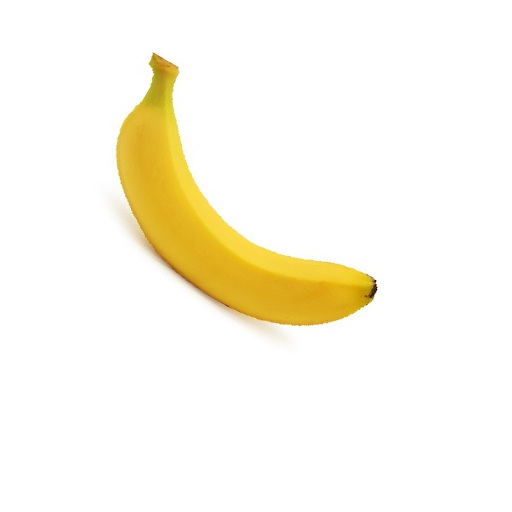
#> input picture opencv/homework/image/banana.jpg, 512 x 512 px, given in place of the camera
$ python 04-21homework.py
#> lines starting #> are read from the running program, lines starting #| are printed output that depends on the picture; after the words box and inside, x2 and y2 are one past the last pixel; in counts of white or black regions, pixels touching at a corner belong together
### opencv/homework/stackImage.py
# function imageStack

import cv2
import numpy as np
import matplotlib

def stackImages(scale, imgArray):

    rows = len(imgArray)
    cols = len(imgArray[0])

    rowsAvailable = isinstance(imgArray[0], list)
    width = imgArray[0][0].shape[1]
    height = imgArray[0][0].shape[0]

    if rowsAvailable:
        for x in range ( 0, rows):
            for y in range(0, cols):
                if imgArray[x][y].shape[:2] == imgArray[0][0].shape[:2]:
                    imgArray[x][y] = cv2.resize(imgArray[x][y], (0, 0), None, scale, scale)

                else:
                    imgArray[x][y] = cv2.resize(imgArray[x][y],
                                                (imgArray[0][0].shape[1], imgArray[0][0].shape[0]),
                                                None, scale, scale)
                if len(imgArray[x][y].shape) == 2:
                    imgArray[x][y] = cv2.cvtColor(imgArray[x][y], cv2.COLOR_GRAY2BGR)


        imageBlank = np.zeros((height, width, 3), np.uint8)
        hor = [imageBlank]*rows
        # hor_con = [imageBlank]*rows
        for x in range(0, rows):
            hor[x] = np.hstack(imgArray[x])
        ver = np.vstack(hor)
    else:
        for x in range(0, rows):
            if imgArray[x].shape[:2] == imgArray[0].shape[:2]:
                imgArray[x] = cv2.resize(imgArray[x], (0, 0), None, scale, scale)
            else:
                imgArray[x] = cv2.resize(imgArray[x],
                                         (imgArray[0].shape[1], imgArray[0].shape[0]),
                                         None,scale, scale)
            if len(imgArray[x].shape) == 2: imgArray[x] = cv2.cvtColor(imgArray[x], cv2.COLOR_GRAY2BGR)
        hor = np.hstack(imgArray)
        ver = hor
    return ver


# [17 lines of commented-out code are left out]

### opencv/homework/04-21homework.py
# import cv2
# import numpy as np
# import stackImage
# cap = cv2.VideoCapture(0)
#
# while(1):
#
#     ret, img = cap.read()
#     if ret == False : break
#
#     # img = cv2.imread('image/cocacola.png')
#     img_hsv = cv2.cvtColor(img, cv2.COLOR_BGR2HSV)
#
#     lower_red = (150, 50, 50)
#     upper_red = (190, 255, 255)
#
#     img_mask = cv2.inRange(img_hsv, lower_red, upper_red)
#
#     img_result = cv2.bitwise_and(img, img, mask=img_mask)
#
#     # cv2.imshow('original img', img)
#     # cv2.imshow('mask', img_mask)
#     # cv2.imshow('img_result', img_result)
#     imgStack = stackImage.stackImages(0.6, ([img, img_mask, img_result]))
#     cv2.imshow("Stacked Image", imgStack)
#
#     k = cv2.waitKey(1) & 0xFF
#     if k == 27:
#         break
#
# cv2.destroyAllWindows()


import numpy as np
import cv2
import stackImage

cap = cv2.VideoCapture(0)
ret, img = cap.read()
#> img is the input picture: shape (512, 512, 3); mean B, G, R 235.4, 248.2, 252

def empty(a):
    pass

cv2.namedWindow("TrackBars")
cv2.resizeWindow("TrackBars", 640, 240)
cv2.createTrackbar("Hue Min", "TrackBars", 0, 179, empty)
cv2.createTrackbar("Hue Max", "TrackBars", 19, 179, empty)
cv2.createTrackbar("Sat Min", "TrackBars", 110, 255, empty)
cv2.createTrackbar("Sat Max", "TrackBars", 240, 255, empty)
cv2.createTrackbar("Val Min", "TrackBars", 153, 255, empty)
cv2.createTrackbar("Val Max", "TrackBars", 255, 255, empty)

while True:
    imgHSV = cv2.cvtColor(img, cv2.COLOR_BGR2HSV)
#> imgHSV: shape (512, 512, 3); mean H, S, V 3.6, 18.9, 252.1
    h_min = cv2.getTrackbarPos("Hue Min", "TrackBars")
    h_max = cv2.getTrackbarPos("Hue Max", "TrackBars")
    s_min = cv2.getTrackbarPos("Sat Min", "TrackBars")
    s_max = cv2.getTrackbarPos("Sat Max", "TrackBars")
    v_min = cv2.getTrackbarPos("Val Min", "TrackBars")
    v_max = cv2.getTrackbarPos("Val Max", "TrackBars")
    # print(h_min, h_max, s_min, s_max, v_min, v_max)
    lower = np.array([h_min, s_min, v_min])
    upper = np.array([h_max, s_max, v_max])
    mask = cv2.inRange(imgHSV, lower, upper)
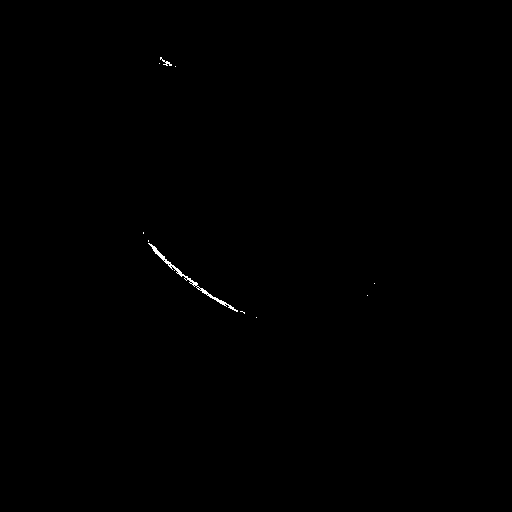
#> mask: shape (512, 512); 0.14% white in thin lines or dots, all inside (x1, y1, x2, y2) = (143, 57, 375, 318)
    imgResult = cv2.bitwise_and(img, img, mask=mask)

    cv2.imshow("Original", img)
    cv2.imshow("HSV", imgHSV)
    cv2.imshow("Mask", mask)
    cv2.imshow("Result", imgResult)

    imgStack = stackImage.stackImages(0.6, ([img, imgHSV], [mask, imgResult]))
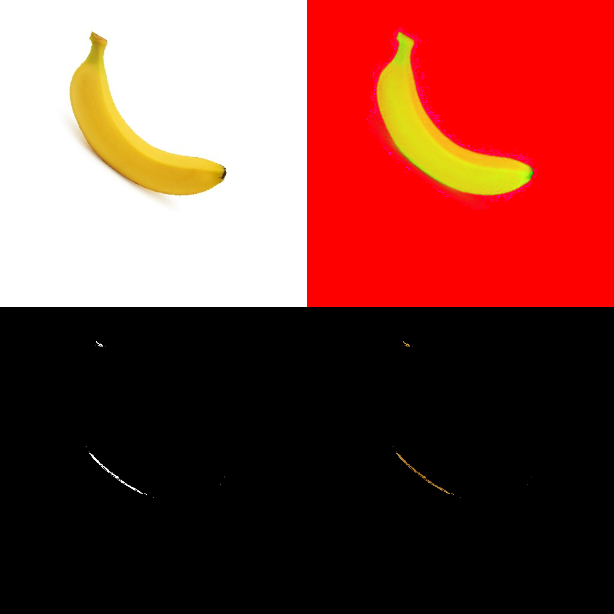
#> imgStack: shape (614, 614, 3); mean B, G, R 59.9, 66.9, 126.2
    cv2.imshow("Stacked Image", imgStack)

    if cv2.waitKey(1) & 0xff == ord('q'):
#> (key q is pressed here)
        break

cap.release()
cv2.destroyAllWindows()
